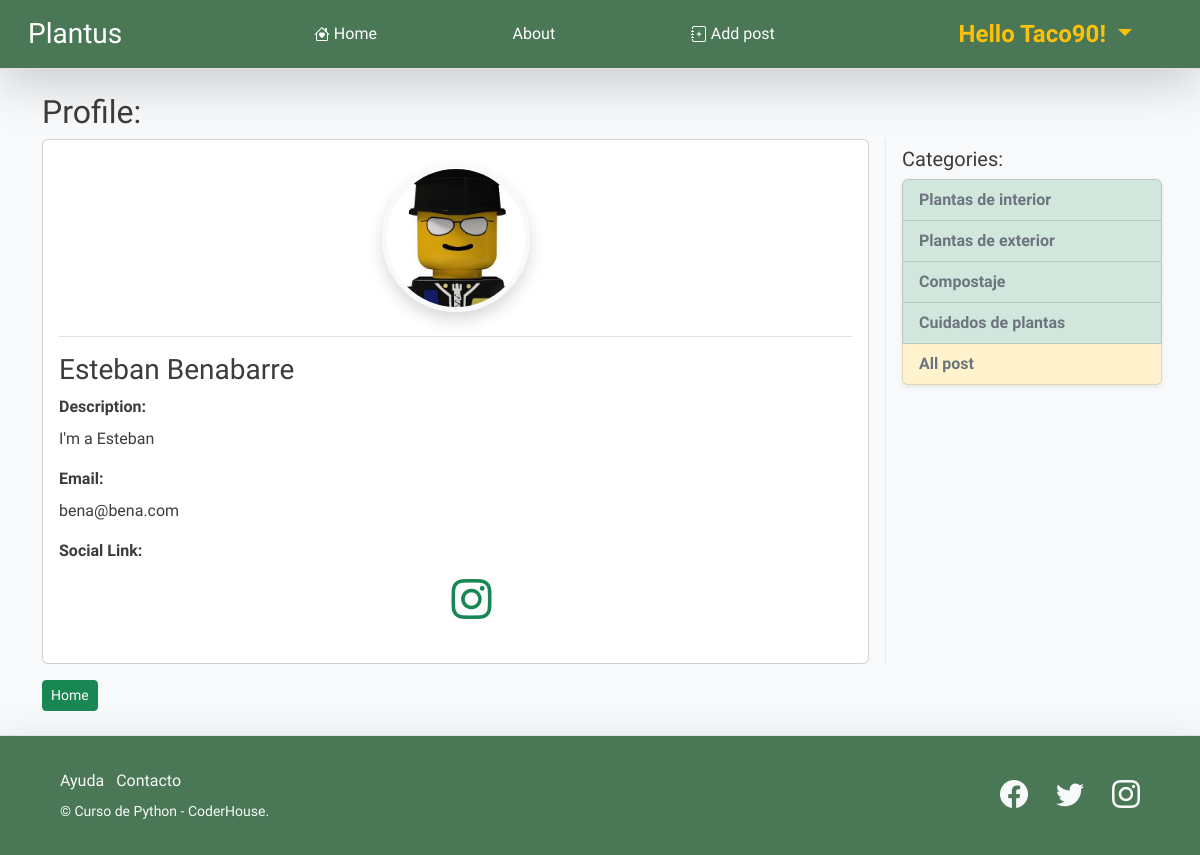
The app's page /members/user_profile/1/ (signed in) with its own data.
### blog/models.py (models this page shows, shortened)
class Profile (models.Model):
    user            = models.OneToOneField(User, null=True, on_delete = models.CASCADE)
    description     = models.TextField()
    avatar          = models.ImageField(upload_to='avatars', null=True, blank=True)
    instagram_url   = models.CharField(max_length=256,null=True, blank=True)
    facebook_url    = models.CharField(max_length=256,null=True, blank=True)

class Category (models.Model):
    name = models.CharField(max_length=255)
    def __str__(self):
        return self.name

### plantus_members/views.py (the view)
# urls.py: path('user_profile/<int:pk>/', UserProfileView.as_view(template_name='user_details.html'), name="user_profile"),
class UserProfileView (LoginRequiredMixin, DetailView):
    model           = Profile
    template_name   = "user_details.html"
    def get_context_data(self, *args, **kwargs):
        category_menu = Category.objects.all()
        page_user = get_object_or_404(Profile, id=self.kwargs['pk'])
        context = super(UserProfileView, self).get_context_data(*args, **kwargs)
        context['category_menu'] = category_menu
        context['page_user'] = page_user
        return context

### plantus_members/templates/user_details.html (shortened to what this page needs)
{% extends "base.html" %}
{% load static %}
{% block blog_base %}
<div>
    <h2>
        Profile:
    </h2>
    <div class='row'>
        <div class='col-lg-9 pe-3 '>
            <div class="card">
                <div class="card-body mb-0">
                    <div class=" d-flex justify-content-center pt-2 pb-4 w-100">
                        {% if page_user.avatar.url %}
                        <img src="{{page_user.avatar.url}}" class="img-fluid rounded-circle border border-5 border-light shadow" style="max-width:148px;max-width:148px;"alt="post.author">
                        {% else %}
                        <img src="{% static 'assets/1.jpg' %}" class="img-fluid rounded-circle border border-5 border-light shadow" style="max-width:148px;max-width:148px;"alt="post.author">
                        {% endif %}
                      </div>
                      <div class='border-top pt-3'>
                        <div class="d-flex justify-content-start align-items-center gap-5">
                            <h3>
                                {{page_user.user.first_name}} {{page_user.user.last_name}}
                            </h3>
                        </div>
                        <p class='card-title'>
                            Description:
                        </p>
                        <p class=' fs-6 fw-normal'>
                            {{page_user.description}}
                        </p>
                        <p class='card-title'>
                            Email:
                        </p>
                        <p class=' fs-6 fw-normal'>
                            {{page_user.user.email}}
                        </p>
                        <div class="gap-3">
                            <p class='card-title'>
                                Social Link:
                            </p>
                            <ul class="d-flex justify-content-center">
                                {% if page_user.instagram_url%}
                                <li class="list-inline-item px-4">
                                    <a href="{{page_user.instagram_url}}" target="_blank" rel="noreferrer noopener" class="text-success text-decoration-none">
                                        <i class="bi-instagram fs-1"></i>
                                    </a>
                                </li>
                                {% endif %}
                            </ul>
                        </div>
                      </div>
                </div>
              </div>
        </div>
        <div class='d-none d-lg-block col-lg-3 ps-3 border-start border-success p-2 border-opacity-10'>
            <h5> Categories:</h5>
            <ul class="list-group shadow-sm">
                {% for cat in category_menu %}
                    <li class="list-group-item list-group-item-success">
                        <a class='text-decoration-none text-secondary fs-6' href="{% url 'category' cat|slugify %}">
                            {{cat}}
                        </a>
                    </li>
                {% endfor %}
                    <li class="list-group-item list-group-item-warning">
                        <a class='text-decoration-none text-secondary fs-6' href="{% url 'home' %}">
                            All post
                        </a>
                    </li>
            </ul>
        </div>
    </div>
    <a class='btn btn-success btn-sm mt-3' href="{% url 'home' %}">
        Home
    </a>
</div>
{% endblock blog_base %}

### blog/templates/base.html (shortened to what this page needs)
{% load static %}
<!DOCTYPE html>
<html lang="en">
<head>
    <link href="https://unpkg.com/aos@2.3.1/dist/aos.css" rel="stylesheet">
    <link rel="stylesheet" href="https://cdn.jsdelivr.net/npm/bootstrap-icons@1.7.1/font/bootstrap-icons.css">
    <link href="https://cdn.jsdelivr.net/npm/bootstrap@5.2.0/dist/css/bootstrap.min.css" rel="stylesheet">
    <link rel="stylesheet" href="{% static 'css/custom-styles.css' %}">
</head>
<body class='bg-light'>
    <nav class="navbar navbar-expand-lg navbar-dark bg-dark border-bottom shadow-lg">
        <div class="container-fluid">
          <a class="navbar-brand ps-3 fs-3" href="{% url 'home' %}">Plantus</a>
          <div class="collapse navbar-collapse  w-100" id="navbarSupportedContent">
            <ul class="navbar-nav me-auto mb-2 mb-lg-0 w-100 px-5 justify-content-evenly fs-6">
                <li class="nav-item">
                    <a class="nav-link active d-flex align-items-center gap-1" aria-current="page" href="{% url 'home' %}">
                         Home
                    </a>
                </li>
                <li class="nav-item"><a class="nav-link active" href="{% url 'about' %}">About</a></li>
            {% if  user.is_authenticated %}
                <li class="nav-item">
                    <a class="nav-link d-flex align-items-center gap-1 active" href="{% url 'post_add' %}">
                        Add post
                    </a>
                </li>
            {% endif %}
            </ul>
            {% if  user.is_authenticated %}
            <ul class="navbar-nav me-auto mb-2 mb-lg-0 pe-5">
                    <li class="nav-item dropdown fs-4 fw-normal">
                        <a class="nav-link dropdown-toggle text-warning fw-bold" href="#" role="button" data-bs-toggle="dropdown" aria-expanded="false">
                            Hello {{user}}!
                        </a>
                    </li>
            </ul>
            {% else %}
            <ul class="navbar-nav me-auto mb-2 mb-lg-0 pe-5 fs-4 fw-normal">
                <li class="nav-item"><a class="nav-link text-warning fw-bold" href="{% url 'login' %}">Login</a></li>
            </ul>
            {% endif %}
          </div>
        </div>
    </nav>
    <main class="container pt-4 pb-4">
        {% block blog_base %}
        {% endblock blog_base %}
    </main>
    <footer class="footer bg-dark navbar-dark border-top shadow-lg px-5">
        <div class="container-fluid">
            <div class="row">
                <div class="col-lg-6 h-100 text-center text-lg-start my-auto">
                    <ul class="list-inline mb-2 text-light">
                        <li class="list-inline-item">
                            <a class="nav-link " href="#!">Ayuda</a>
                        </li>
                        <li class="list-inline-item">
                            <a class="nav-link" href="#!">Contacto</a>
                        </li>
                    </ul>
                    <p class="small mb-4 mb-lg-0 text-light">&copy; Curso de Python - CoderHouse.</p>
                </div>
                <div class="col-lg-6 h-100 text-center text-lg-end my-auto">
                    <ul class="list-inline mb-0 text-light">
                        <li class="list-inline-item me-4">
                            <a class="nav-link" href="#!"><i class="bi-facebook fs-3"></i></a>
                        </li>
                        <li class="list-inline-item me-4">
                            <a class="nav-link" href="#!"><i class="bi-twitter fs-3"></i></a>
                        </li>
                        <li class="list-inline-item">
                            <a class="nav-link" href="https://www.instagram.com/espndeportes/?hl=es"><i class="bi-instagram fs-3"></i></a>
                        </li>
                    </ul>
                </div>
            </div>
        </div>
    </footer>
</body>
</html>

### blog/static/css/custom-styles.css (style rules this page uses)
:root { --bs-font-sans-serif: 'Raleway', sans-serif; --bs-body-font-family: var(--bs-font-sans-serif); }
body { color:rgb(60, 60, 60) }
.bg-dark { background-color: #4A7856 !important; }
.text-warning { color: #FAA025; }
.navbar { min-height: 5vh; }
main { min-height: 80vh; font-weight: 600; }
.footer { display: flex; align-items: center; min-height: 15vh; }

### records on screen
Profile: avatar (picture), user.first_name "Esteban", user.last_name "Benabarre", description "I'm a Esteban", user.email "bena@bena.com"
Category: name "Plantas de interior"
Category: name "Plantas de exterior"
Category: name "Compostaje"
Category: name "Cuidados de plantas"

### other values on screen
{{ user }} "Taco90"
